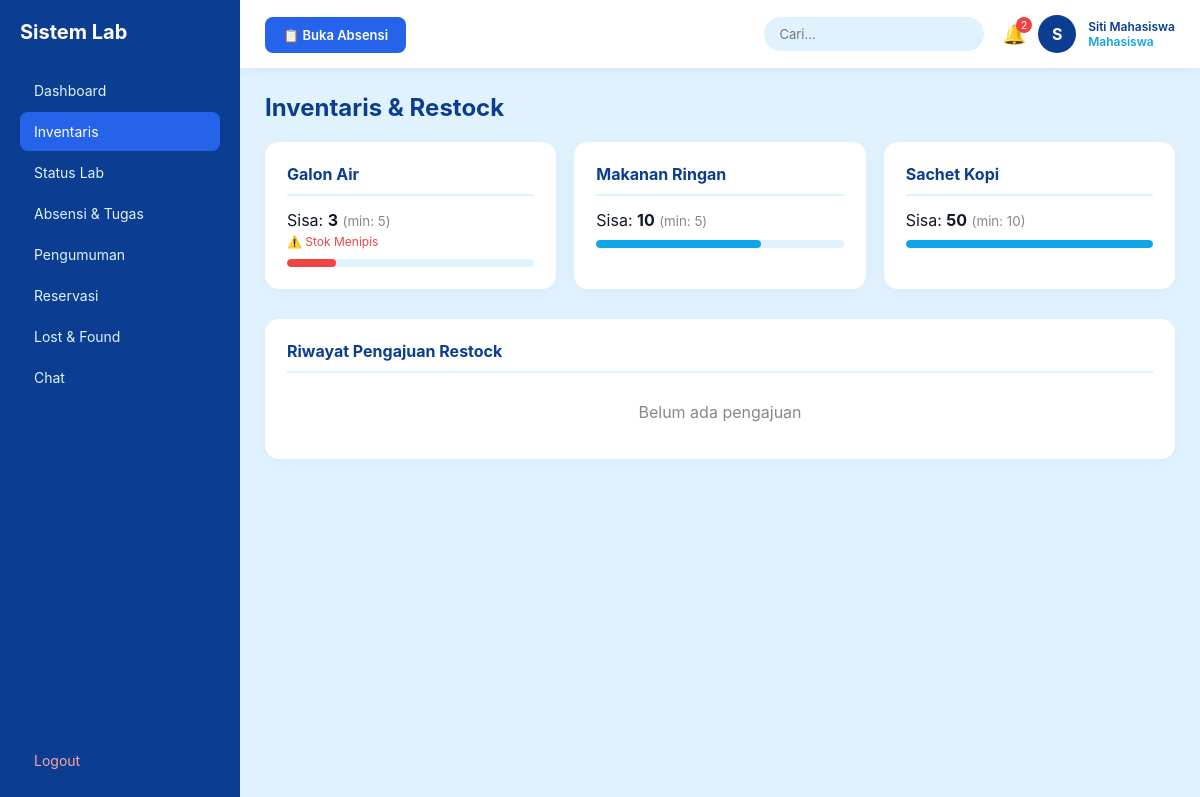
/?url=inventaris (signed in), run on the app's committed database.
### tables this page shows
CREATE TABLE inventaris (id INTEGER PRIMARY KEY AUTOINCREMENT, nama TEXT, stok INTEGER, min_stok INTEGER);

### config/helpers.php (called while the page is built, shortened)
<?php
function view($n, $d = []) { extract($d); require BASE_PATH . '/app/views/' . $n . '.php'; }

### app/controllers/InventarisController.php (called while the page is built, shortened)
<?php
require_once BASE_PATH . '/app/models/Inventaris.php';
class InventarisController {
    public function index() {
        $items = Inventaris::getAll(); $requests = Inventaris::getRequests();
        view('inventaris/index', compact('items','requests'));
    }
}

### config/database.php (called while the page is built)
<?php
class DB {
    private static $pdo = null;
    public static function connect() {
        if (self::$pdo === null) {
            self::$pdo = new PDO('sqlite:' . BASE_PATH . '/database/lab.db');
            self::$pdo->setAttribute(PDO::ATTR_ERRMODE, PDO::ERRMODE_EXCEPTION);
            self::$pdo->setAttribute(PDO::ATTR_DEFAULT_FETCH_MODE, PDO::FETCH_ASSOC);
        }
        return self::$pdo;
    }
}

### app/models/Inventaris.php (called while the page is built, shortened)
<?php
class Inventaris {
    public static function getAll() { return DB::connect()->query("SELECT * FROM inventaris ORDER BY nama")->fetchAll(); }
}

### app/views/inventaris/index.php (the view, shortened to what this page needs)
<h2>Inventaris & Restock</h2>
<div class="grid-3">
<?php foreach($items as $i): $p=min(100,($i['stok']/max(1,$i['min_stok']*3))*100); ?>
<div class="card">
<h3><?= htmlspecialchars($i['nama']) ?></h3>
<p>Sisa: <strong><?= $i['stok'] ?></strong> <small style="color:#888;">(min: <?= $i['min_stok'] ?>)</small></p>
<?php if($i['stok']<=$i['min_stok']): ?><p style="color:#EF4444;font-size:12px;margin-top:4px;">⚠️ Stok Menipis</p><?php endif; ?>
<div class="progress-container"><div class="progress-bar" style="width:<?= $p ?>%;background:<?= $p<30?'#EF4444':'var(--tertiary)' ?>;"></div></div>
</div>
<?php endforeach; ?>
</div>
<div class="card" style="margin-top:30px;">
<h3>Riwayat Pengajuan Restock</h3>
<?php if(empty($requests)): ?><p style="color:#888;text-align:center;padding:15px;">Belum ada pengajuan</p><?php endif; ?>
</div>

### public/css/style.css (style rules this page uses)
:root { --primary:#0B3D91;--secondary:#2563EB;--tertiary:#0EA5E9;--light:#E0F2FE;--dark:#0F172A;--white:#FFF }
* { box-sizing:border-box;margin:0;padding:0;font-family:'Inter',system-ui,sans-serif }
body { display:flex;background:var(--light);color:var(--dark);height:100vh;overflow:hidden }
h2 { color:var(--primary);margin-bottom:20px;font-size:24px }
h3 { color:var(--primary);margin-bottom:14px;font-size:16px;border-bottom:2px solid var(--light);padding-bottom:10px }
.grid-3 { display:grid;grid-template-columns:repeat(auto-fit,minmax(280px,1fr));gap:18px }
.card { background:#fff;padding:22px;border-radius:14px;box-shadow:0 4px 15px rgba(0,0,0,0.03) }
.progress-container { background:var(--light);border-radius:10px;height:8px;margin-top:10px;overflow:hidden }
.progress-bar { height:100%;border-radius:10px;transition:0.5s }

### data on the page
inventaris: nama "Galon Air", stok "3", min_stok "5", shows "⚠️ Stok Menipis"
inventaris: nama "Makanan Ringan", stok "10", min_stok "5"
inventaris: nama "Sachet Kopi", stok "50", min_stok "10"

### other printed values
$l "Dashboard"
$l "Inventaris"
$l "Status Lab"
$l "Absensi & Tugas"
$l "Pengumuman"
$l "Reservasi"
$l "Lost & Found"
$l "Chat"
$unread "2"
substr($_SESSION['nama']??'?',0,1) "S"
$_SESSION['nama'] "Siti Mahasiswa"
$_SESSION['role'] "Mahasiswa"
